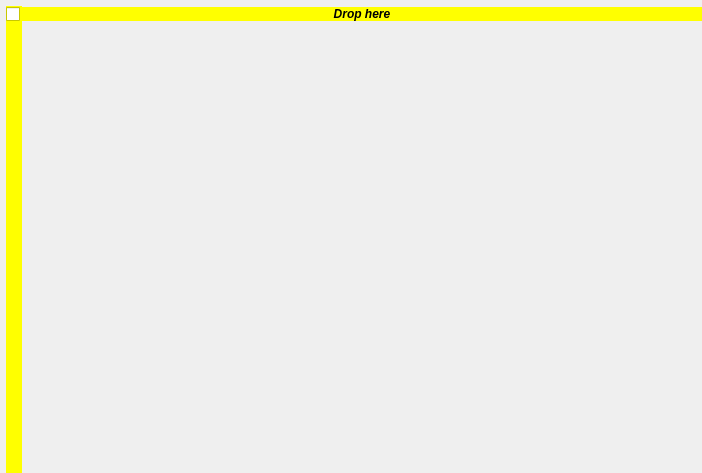
<?xml version="1.0" encoding="UTF-8"?>
<ui version="4.0">
 <class>Form</class>
 <widget class="QWidget" name="Form">
  <property name="geometry">
   <rect>
    <x>0</x>
    <y>0</y>
    <width>702</width>
    <height>473</height>
   </rect>
  </property>
  <property name="acceptDrops">
   <bool>true</bool>
  </property>
  <property name="windowTitle">
   <string>Form</string>
  </property>
  <layout class="QGridLayout" name="gridLayout">
   <property name="leftMargin">
    <number>6</number>
   </property>
   <property name="topMargin">
    <number>6</number>
   </property>
   <property name="rightMargin">
    <number>0</number>
   </property>
   <property name="bottomMargin">
    <number>0</number>
   </property>
   <property name="spacing">
    <number>0</number>
   </property>
   <item row="0" column="0">
    <widget class="QCheckBox" name="collapse">
     <property name="sizePolicy">
      <sizepolicy hsizetype="Fixed" vsizetype="Fixed">
       <horstretch>0</horstretch>
       <verstretch>0</verstretch>
      </sizepolicy>
     </property>
     <property name="minimumSize">
      <size>
       <width>16</width>
       <height>16</height>
      </size>
     </property>
     <property name="maximumSize">
      <size>
       <width>16777215</width>
       <height>16</height>
      </size>
     </property>
     <property name="baseSize">
      <size>
       <width>0</width>
       <height>16</height>
      </size>
     </property>
     <property name="palette">
      <palette>
       <active>
        <colorrole role="WindowText">
         <brush brushstyle="SolidPattern">
          <color alpha="255">
           <red>0</red>
           <green>0</green>
           <blue>0</blue>
          </color>
         </brush>
        </colorrole>
        <colorrole role="Button">
         <brush brushstyle="SolidPattern">
          <color alpha="255">
           <red>255</red>
           <green>255</green>
           <blue>0</blue>
          </color>
         </brush>
        </colorrole>
        <colorrole role="Light">
         <brush brushstyle="SolidPattern">
          <color alpha="255">
           <red>255</red>
           <green>255</green>
           <blue>127</blue>
          </color>
         </brush>
        </colorrole>
        <colorrole role="Midlight">
         <brush brushstyle="SolidPattern">
          <color alpha="255">
           <red>255</red>
           <green>255</green>
           <blue>63</blue>
          </color>
         </brush>
        </colorrole>
        <colorrole role="Dark">
         <brush brushstyle="SolidPattern">
          <color alpha="255">
           <red>127</red>
           <green>127</green>
           <blue>0</blue>
          </color>
         </brush>
        </colorrole>
        <colorrole role="Mid">
         <brush brushstyle="SolidPattern">
          <color alpha="255">
           <red>170</red>
           <green>170</green>
           <blue>0</blue>
          </color>
         </brush>
        </colorrole>
        <colorrole role="Text">
         <brush brushstyle="SolidPattern">
          <color alpha="255">
           <red>0</red>
           <green>0</green>
           <blue>0</blue>
          </color>
         </brush>
        </colorrole>
        <colorrole role="BrightText">
         <brush brushstyle="SolidPattern">
          <color alpha="255">
           <red>255</red>
           <green>255</green>
           <blue>255</blue>
          </color>
         </brush>
        </colorrole>
        <colorrole role="ButtonText">
         <brush brushstyle="SolidPattern">
          <color alpha="255">
           <red>0</red>
           <green>0</green>
           <blue>0</blue>
          </color>
         </brush>
        </colorrole>
        <colorrole role="Base">
         <brush brushstyle="SolidPattern">
          <color alpha="255">
           <red>255</red>
           <green>255</green>
           <blue>255</blue>
          </color>
         </brush>
        </colorrole>
        <colorrole role="Window">
         <brush brushstyle="SolidPattern">
          <color alpha="255">
           <red>255</red>
           <green>255</green>
           <blue>0</blue>
          </color>
         </brush>
        </colorrole>
        <colorrole role="Shadow">
         <brush brushstyle="SolidPattern">
          <color alpha="255">
           <red>0</red>
           <green>0</green>
           <blue>0</blue>
          </color>
         </brush>
        </colorrole>
        <colorrole role="AlternateBase">
         <brush brushstyle="SolidPattern">
          <color alpha="255">
           <red>255</red>
           <green>255</green>
           <blue>127</blue>
          </color>
         </brush>
        </colorrole>
        <colorrole role="ToolTipBase">
         <brush brushstyle="SolidPattern">
          <color alpha="255">
           <red>255</red>
           <green>255</green>
           <blue>220</blue>
          </color>
         </brush>
        </colorrole>
        <colorrole role="ToolTipText">
         <brush brushstyle="SolidPattern">
          <color alpha="255">
           <red>0</red>
           <green>0</green>
           <blue>0</blue>
          </color>
         </brush>
        </colorrole>
       </active>
       <inactive>
        <colorrole role="WindowText">
         <brush brushstyle="SolidPattern">
          <color alpha="255">
           <red>0</red>
           <green>0</green>
           <blue>0</blue>
          </color>
         </brush>
        </colorrole>
        <colorrole role="Button">
         <brush brushstyle="SolidPattern">
          <color alpha="255">
           <red>255</red>
           <green>255</green>
           <blue>0</blue>
          </color>
         </brush>
        </colorrole>
        <colorrole role="Light">
         <brush brushstyle="SolidPattern">
          <color alpha="255">
           <red>255</red>
           <green>255</green>
           <blue>127</blue>
          </color>
         </brush>
        </colorrole>
        <colorrole role="Midlight">
         <brush brushstyle="SolidPattern">
          <color alpha="255">
           <red>255</red>
           <green>255</green>
           <blue>63</blue>
          </color>
         </brush>
        </colorrole>
        <colorrole role="Dark">
         <brush brushstyle="SolidPattern">
          <color alpha="255">
           <red>127</red>
           <green>127</green>
           <blue>0</blue>
          </color>
         </brush>
        </colorrole>
        <colorrole role="Mid">
         <brush brushstyle="SolidPattern">
          <color alpha="255">
           <red>170</red>
           <green>170</green>
           <blue>0</blue>
          </color>
         </brush>
        </colorrole>
        <colorrole role="Text">
         <brush brushstyle="SolidPattern">
          <color alpha="255">
           <red>0</red>
           <green>0</green>
           <blue>0</blue>
          </color>
         </brush>
        </colorrole>
        <colorrole role="BrightText">
         <brush brushstyle="SolidPattern">
          <color alpha="255">
           <red>255</red>
           <green>255</green>
           <blue>255</blue>
          </color>
         </brush>
        </colorrole>
        <colorrole role="ButtonText">
         <brush brushstyle="SolidPattern">
          <color alpha="255">
           <red>0</red>
           <green>0</green>
           <blue>0</blue>
          </color>
         </brush>
        </colorrole>
        <colorrole role="Base">
         <brush brushstyle="SolidPattern">
          <color alpha="255">
           <red>255</red>
           <green>255</green>
           <blue>255</blue>
          </color>
         </brush>
        </colorrole>
        <colorrole role="Window">
         <brush brushstyle="SolidPattern">
          <color alpha="255">
           <red>255</red>
           <green>255</green>
           <blue>0</blue>
          </color>
         </brush>
        </colorrole>
        <colorrole role="Shadow">
         <brush brushstyle="SolidPattern">
          <color alpha="255">
           <red>0</red>
           <green>0</green>
           <blue>0</blue>
          </color>
         </brush>
        </colorrole>
        <colorrole role="AlternateBase">
         <brush brushstyle="SolidPattern">
          <color alpha="255">
           <red>255</red>
           <green>255</green>
           <blue>127</blue>
          </color>
         </brush>
        </colorrole>
        <colorrole role="ToolTipBase">
         <brush brushstyle="SolidPattern">
          <color alpha="255">
           <red>255</red>
           <green>255</green>
           <blue>220</blue>
          </color>
         </brush>
        </colorrole>
        <colorrole role="ToolTipText">
         <brush brushstyle="SolidPattern">
          <color alpha="255">
           <red>0</red>
           <green>0</green>
           <blue>0</blue>
          </color>
         </brush>
        </colorrole>
       </inactive>
       <disabled>
        <colorrole role="WindowText">
         <brush brushstyle="SolidPattern">
          <color alpha="255">
           <red>127</red>
           <green>127</green>
           <blue>0</blue>
          </color>
         </brush>
        </colorrole>
        <colorrole role="Button">
         <brush brushstyle="SolidPattern">
          <color alpha="255">
           <red>255</red>
           <green>255</green>
           <blue>0</blue>
          </color>
         </brush>
        </colorrole>
        <colorrole role="Light">
         <brush brushstyle="SolidPattern">
          <color alpha="255">
           <red>255</red>
           <green>255</green>
           <blue>127</blue>
          </color>
         </brush>
        </colorrole>
        <colorrole role="Midlight">
         <brush brushstyle="SolidPattern">
          <color alpha="255">
           <red>255</red>
           <green>255</green>
           <blue>63</blue>
          </color>
         </brush>
        </colorrole>
        <colorrole role="Dark">
         <brush brushstyle="SolidPattern">
          <color alpha="255">
           <red>127</red>
           <green>127</green>
           <blue>0</blue>
          </color>
         </brush>
        </colorrole>
        <colorrole role="Mid">
         <brush brushstyle="SolidPattern">
          <color alpha="255">
           <red>170</red>
           <green>170</green>
           <blue>0</blue>
          </color>
         </brush>
        </colorrole>
        <colorrole role="Text">
         <brush brushstyle="SolidPattern">
          <color alpha="255">
           <red>127</red>
           <green>127</green>
           <blue>0</blue>
          </color>
         </brush>
        </colorrole>
        <colorrole role="BrightText">
         <brush brushstyle="SolidPattern">
          <color alpha="255">
           <red>255</red>
           <green>255</green>
           <blue>255</blue>
          </color>
         </brush>
        </colorrole>
        <colorrole role="ButtonText">
         <brush brushstyle="SolidPattern">
          <color alpha="255">
           <red>127</red>
           <green>127</green>
           <blue>0</blue>
          </color>
         </brush>
        </colorrole>
        <colorrole role="Base">
         <brush brushstyle="SolidPattern">
          <color alpha="255">
           <red>255</red>
           <green>255</green>
           <blue>0</blue>
          </color>
         </brush>
        </colorrole>
        <colorrole role="Window">
         <brush brushstyle="SolidPattern">
          <color alpha="255">
           <red>255</red>
           <green>255</green>
           <blue>0</blue>
          </color>
         </brush>
        </colorrole>
        <colorrole role="Shadow">
         <brush brushstyle="SolidPattern">
          <color alpha="255">
           <red>0</red>
           <green>0</green>
           <blue>0</blue>
          </color>
         </brush>
        </colorrole>
        <colorrole role="AlternateBase">
         <brush brushstyle="SolidPattern">
          <color alpha="255">
           <red>255</red>
           <green>255</green>
           <blue>0</blue>
          </color>
         </brush>
        </colorrole>
        <colorrole role="ToolTipBase">
         <brush brushstyle="SolidPattern">
          <color alpha="255">
           <red>255</red>
           <green>255</green>
           <blue>220</blue>
          </color>
         </brush>
        </colorrole>
        <colorrole role="ToolTipText">
         <brush brushstyle="SolidPattern">
          <color alpha="255">
           <red>0</red>
           <green>0</green>
           <blue>0</blue>
          </color>
         </brush>
        </colorrole>
       </disabled>
      </palette>
     </property>
     <property name="autoFillBackground">
      <bool>true</bool>
     </property>
     <property name="text">
      <string/>
     </property>
    </widget>
   </item>
   <item row="0" column="1">
    <widget class="QLabel" name="experimentName">
     <property name="sizePolicy">
      <sizepolicy hsizetype="Preferred" vsizetype="Fixed">
       <horstretch>0</horstretch>
       <verstretch>0</verstretch>
      </sizepolicy>
     </property>
     <property name="palette">
      <palette>
       <active>
        <colorrole role="WindowText">
         <brush brushstyle="SolidPattern">
          <color alpha="255">
           <red>0</red>
           <green>0</green>
           <blue>0</blue>
          </color>
         </brush>
        </colorrole>
        <colorrole role="Button">
         <brush brushstyle="SolidPattern">
          <color alpha="255">
           <red>255</red>
           <green>255</green>
           <blue>0</blue>
          </color>
         </brush>
        </colorrole>
        <colorrole role="Light">
         <brush brushstyle="SolidPattern">
          <color alpha="255">
           <red>255</red>
           <green>255</green>
           <blue>127</blue>
          </color>
         </brush>
        </colorrole>
        <colorrole role="Midlight">
         <brush brushstyle="SolidPattern">
          <color alpha="255">
           <red>255</red>
           <green>255</green>
           <blue>63</blue>
          </color>
         </brush>
        </colorrole>
        <colorrole role="Dark">
         <brush brushstyle="SolidPattern">
          <color alpha="255">
           <red>127</red>
           <green>127</green>
           <blue>0</blue>
          </color>
         </brush>
        </colorrole>
        <colorrole role="Mid">
         <brush brushstyle="SolidPattern">
          <color alpha="255">
           <red>170</red>
           <green>170</green>
           <blue>0</blue>
          </color>
         </brush>
        </colorrole>
        <colorrole role="Text">
         <brush brushstyle="SolidPattern">
          <color alpha="255">
           <red>0</red>
           <green>0</green>
           <blue>0</blue>
          </color>
         </brush>
        </colorrole>
        <colorrole role="BrightText">
         <brush brushstyle="SolidPattern">
          <color alpha="255">
           <red>255</red>
           <green>255</green>
           <blue>255</blue>
          </color>
         </brush>
        </colorrole>
        <colorrole role="ButtonText">
         <brush brushstyle="SolidPattern">
          <color alpha="255">
           <red>0</red>
           <green>0</green>
           <blue>0</blue>
          </color>
         </brush>
        </colorrole>
        <colorrole role="Base">
         <brush brushstyle="SolidPattern">
          <color alpha="255">
           <red>255</red>
           <green>255</green>
           <blue>255</blue>
          </color>
         </brush>
        </colorrole>
        <colorrole role="Window">
         <brush brushstyle="SolidPattern">
          <color alpha="255">
           <red>255</red>
           <green>255</green>
           <blue>0</blue>
          </color>
         </brush>
        </colorrole>
        <colorrole role="Shadow">
         <brush brushstyle="SolidPattern">
          <color alpha="255">
           <red>0</red>
           <green>0</green>
           <blue>0</blue>
          </color>
         </brush>
        </colorrole>
        <colorrole role="AlternateBase">
         <brush brushstyle="SolidPattern">
          <color alpha="255">
           <red>255</red>
           <green>255</green>
           <blue>127</blue>
          </color>
         </brush>
        </colorrole>
        <colorrole role="ToolTipBase">
         <brush brushstyle="SolidPattern">
          <color alpha="255">
           <red>255</red>
           <green>255</green>
           <blue>220</blue>
          </color>
         </brush>
        </colorrole>
        <colorrole role="ToolTipText">
         <brush brushstyle="SolidPattern">
          <color alpha="255">
           <red>0</red>
           <green>0</green>
           <blue>0</blue>
          </color>
         </brush>
        </colorrole>
       </active>
       <inactive>
        <colorrole role="WindowText">
         <brush brushstyle="SolidPattern">
          <color alpha="255">
           <red>0</red>
           <green>0</green>
           <blue>0</blue>
          </color>
         </brush>
        </colorrole>
        <colorrole role="Button">
         <brush brushstyle="SolidPattern">
          <color alpha="255">
           <red>255</red>
           <green>255</green>
           <blue>0</blue>
          </color>
         </brush>
        </colorrole>
        <colorrole role="Light">
         <brush brushstyle="SolidPattern">
          <color alpha="255">
           <red>255</red>
           <green>255</green>
           <blue>127</blue>
          </color>
         </brush>
        </colorrole>
        <colorrole role="Midlight">
         <brush brushstyle="SolidPattern">
          <color alpha="255">
           <red>255</red>
           <green>255</green>
           <blue>63</blue>
          </color>
         </brush>
        </colorrole>
        <colorrole role="Dark">
         <brush brushstyle="SolidPattern">
          <color alpha="255">
           <red>127</red>
           <green>127</green>
           <blue>0</blue>
          </color>
         </brush>
        </colorrole>
        <colorrole role="Mid">
         <brush brushstyle="SolidPattern">
          <color alpha="255">
           <red>170</red>
           <green>170</green>
           <blue>0</blue>
          </color>
         </brush>
        </colorrole>
        <colorrole role="Text">
         <brush brushstyle="SolidPattern">
          <color alpha="255">
           <red>0</red>
           <green>0</green>
           <blue>0</blue>
          </color>
         </brush>
        </colorrole>
        <colorrole role="BrightText">
         <brush brushstyle="SolidPattern">
          <color alpha="255">
           <red>255</red>
           <green>255</green>
           <blue>255</blue>
          </color>
         </brush>
        </colorrole>
        <colorrole role="ButtonText">
         <brush brushstyle="SolidPattern">
          <color alpha="255">
           <red>0</red>
           <green>0</green>
           <blue>0</blue>
          </color>
         </brush>
        </colorrole>
        <colorrole role="Base">
         <brush brushstyle="SolidPattern">
          <color alpha="255">
           <red>255</red>
           <green>255</green>
           <blue>255</blue>
          </color>
         </brush>
        </colorrole>
        <colorrole role="Window">
         <brush brushstyle="SolidPattern">
          <color alpha="255">
           <red>255</red>
           <green>255</green>
           <blue>0</blue>
          </color>
         </brush>
        </colorrole>
        <colorrole role="Shadow">
         <brush brushstyle="SolidPattern">
          <color alpha="255">
           <red>0</red>
           <green>0</green>
           <blue>0</blue>
          </color>
         </brush>
        </colorrole>
        <colorrole role="AlternateBase">
         <brush brushstyle="SolidPattern">
          <color alpha="255">
           <red>255</red>
           <green>255</green>
           <blue>127</blue>
          </color>
         </brush>
        </colorrole>
        <colorrole role="ToolTipBase">
         <brush brushstyle="SolidPattern">
          <color alpha="255">
           <red>255</red>
           <green>255</green>
           <blue>220</blue>
          </color>
         </brush>
        </colorrole>
        <colorrole role="ToolTipText">
         <brush brushstyle="SolidPattern">
          <color alpha="255">
           <red>0</red>
           <green>0</green>
           <blue>0</blue>
          </color>
         </brush>
        </colorrole>
       </inactive>
       <disabled>
        <colorrole role="WindowText">
         <brush brushstyle="SolidPattern">
          <color alpha="255">
           <red>127</red>
           <green>127</green>
           <blue>0</blue>
          </color>
         </brush>
        </colorrole>
        <colorrole role="Button">
         <brush brushstyle="SolidPattern">
          <color alpha="255">
           <red>255</red>
           <green>255</green>
           <blue>0</blue>
          </color>
         </brush>
        </colorrole>
        <colorrole role="Light">
         <brush brushstyle="SolidPattern">
          <color alpha="255">
           <red>255</red>
           <green>255</green>
           <blue>127</blue>
          </color>
         </brush>
        </colorrole>
        <colorrole role="Midlight">
         <brush brushstyle="SolidPattern">
          <color alpha="255">
           <red>255</red>
           <green>255</green>
           <blue>63</blue>
          </color>
         </brush>
        </colorrole>
        <colorrole role="Dark">
         <brush brushstyle="SolidPattern">
          <color alpha="255">
           <red>127</red>
           <green>127</green>
           <blue>0</blue>
          </color>
         </brush>
        </colorrole>
        <colorrole role="Mid">
         <brush brushstyle="SolidPattern">
          <color alpha="255">
           <red>170</red>
           <green>170</green>
           <blue>0</blue>
          </color>
         </brush>
        </colorrole>
        <colorrole role="Text">
         <brush brushstyle="SolidPattern">
          <color alpha="255">
           <red>127</red>
           <green>127</green>
           <blue>0</blue>
          </color>
         </brush>
        </colorrole>
        <colorrole role="BrightText">
         <brush brushstyle="SolidPattern">
          <color alpha="255">
           <red>255</red>
           <green>255</green>
           <blue>255</blue>
          </color>
         </brush>
        </colorrole>
        <colorrole role="ButtonText">
         <brush brushstyle="SolidPattern">
          <color alpha="255">
           <red>127</red>
           <green>127</green>
           <blue>0</blue>
          </color>
         </brush>
        </colorrole>
        <colorrole role="Base">
         <brush brushstyle="SolidPattern">
          <color alpha="255">
           <red>255</red>
           <green>255</green>
           <blue>0</blue>
          </color>
         </brush>
        </colorrole>
        <colorrole role="Window">
         <brush brushstyle="SolidPattern">
          <color alpha="255">
           <red>255</red>
           <green>255</green>
           <blue>0</blue>
          </color>
         </brush>
        </colorrole>
        <colorrole role="Shadow">
         <brush brushstyle="SolidPattern">
          <color alpha="255">
           <red>0</red>
           <green>0</green>
           <blue>0</blue>
          </color>
         </brush>
        </colorrole>
        <colorrole role="AlternateBase">
         <brush brushstyle="SolidPattern">
          <color alpha="255">
           <red>255</red>
           <green>255</green>
           <blue>0</blue>
          </color>
         </brush>
        </colorrole>
        <colorrole role="ToolTipBase">
         <brush brushstyle="SolidPattern">
          <color alpha="255">
           <red>255</red>
           <green>255</green>
           <blue>220</blue>
          </color>
         </brush>
        </colorrole>
        <colorrole role="ToolTipText">
         <brush brushstyle="SolidPattern">
          <color alpha="255">
           <red>0</red>
           <green>0</green>
           <blue>0</blue>
          </color>
         </brush>
        </colorrole>
       </disabled>
      </palette>
     </property>
     <property name="font">
      <font>
       <weight>75</weight>
       <italic>true</italic>
       <bold>true</bold>
      </font>
     </property>
     <property name="autoFillBackground">
      <bool>true</bool>
     </property>
     <property name="text">
      <string>Drop here</string>
     </property>
     <property name="alignment">
      <set>Qt::AlignCenter</set>
     </property>
    </widget>
   </item>
   <item row="1" column="0">
    <widget class="QLabel" name="experimentNameSideways">
     <property name="sizePolicy">
      <sizepolicy hsizetype="Fixed" vsizetype="Preferred">
       <horstretch>0</horstretch>
       <verstretch>0</verstretch>
      </sizepolicy>
     </property>
     <property name="minimumSize">
      <size>
       <width>16</width>
       <height>40</height>
      </size>
     </property>
     <property name="palette">
      <palette>
       <active>
        <colorrole role="WindowText">
         <brush brushstyle="SolidPattern">
          <color alpha="255">
           <red>0</red>
           <green>0</green>
           <blue>0</blue>
          </color>
         </brush>
        </colorrole>
        <colorrole role="Button">
         <brush brushstyle="SolidPattern">
          <color alpha="255">
           <red>255</red>
           <green>255</green>
           <blue>0</blue>
          </color>
         </brush>
        </colorrole>
        <colorrole role="Light">
         <brush brushstyle="SolidPattern">
          <color alpha="255">
           <red>255</red>
           <green>255</green>
           <blue>127</blue>
          </color>
         </brush>
        </colorrole>
        <colorrole role="Midlight">
         <brush brushstyle="SolidPattern">
          <color alpha="255">
           <red>255</red>
           <green>255</green>
           <blue>63</blue>
          </color>
         </brush>
        </colorrole>
        <colorrole role="Dark">
         <brush brushstyle="SolidPattern">
          <color alpha="255">
           <red>127</red>
           <green>127</green>
           <blue>0</blue>
          </color>
         </brush>
        </colorrole>
        <colorrole role="Mid">
         <brush brushstyle="SolidPattern">
          <color alpha="255">
           <red>170</red>
           <green>170</green>
           <blue>0</blue>
          </color>
         </brush>
        </colorrole>
        <colorrole role="Text">
         <brush brushstyle="SolidPattern">
          <color alpha="255">
           <red>0</red>
           <green>0</green>
           <blue>0</blue>
          </color>
         </brush>
        </colorrole>
        <colorrole role="BrightText">
         <brush brushstyle="SolidPattern">
          <color alpha="255">
           <red>255</red>
           <green>255</green>
           <blue>255</blue>
          </color>
         </brush>
        </colorrole>
        <colorrole role="ButtonText">
         <brush brushstyle="SolidPattern">
          <color alpha="255">
           <red>0</red>
           <green>0</green>
           <blue>0</blue>
          </color>
         </brush>
        </colorrole>
        <colorrole role="Base">
         <brush brushstyle="SolidPattern">
          <color alpha="255">
           <red>255</red>
           <green>255</green>
           <blue>255</blue>
          </color>
         </brush>
        </colorrole>
        <colorrole role="Window">
         <brush brushstyle="SolidPattern">
          <color alpha="255">
           <red>255</red>
           <green>255</green>
           <blue>0</blue>
          </color>
         </brush>
        </colorrole>
        <colorrole role="Shadow">
         <brush brushstyle="SolidPattern">
          <color alpha="255">
           <red>0</red>
           <green>0</green>
           <blue>0</blue>
          </color>
         </brush>
        </colorrole>
        <colorrole role="AlternateBase">
         <brush brushstyle="SolidPattern">
          <color alpha="255">
           <red>255</red>
           <green>255</green>
           <blue>127</blue>
          </color>
         </brush>
        </colorrole>
        <colorrole role="ToolTipBase">
         <brush brushstyle="SolidPattern">
          <color alpha="255">
           <red>255</red>
           <green>255</green>
           <blue>220</blue>
          </color>
         </brush>
        </colorrole>
        <colorrole role="ToolTipText">
         <brush brushstyle="SolidPattern">
          <color alpha="255">
           <red>0</red>
           <green>0</green>
           <blue>0</blue>
          </color>
         </brush>
        </colorrole>
       </active>
       <inactive>
        <colorrole role="WindowText">
         <brush brushstyle="SolidPattern">
          <color alpha="255">
           <red>0</red>
           <green>0</green>
           <blue>0</blue>
          </color>
         </brush>
        </colorrole>
        <colorrole role="Button">
         <brush brushstyle="SolidPattern">
          <color alpha="255">
           <red>255</red>
           <green>255</green>
           <blue>0</blue>
          </color>
         </brush>
        </colorrole>
        <colorrole role="Light">
         <brush brushstyle="SolidPattern">
          <color alpha="255">
           <red>255</red>
           <green>255</green>
           <blue>127</blue>
          </color>
         </brush>
        </colorrole>
        <colorrole role="Midlight">
         <brush brushstyle="SolidPattern">
          <color alpha="255">
           <red>255</red>
           <green>255</green>
           <blue>63</blue>
          </color>
         </brush>
        </colorrole>
        <colorrole role="Dark">
         <brush brushstyle="SolidPattern">
          <color alpha="255">
           <red>127</red>
           <green>127</green>
           <blue>0</blue>
          </color>
         </brush>
        </colorrole>
        <colorrole role="Mid">
         <brush brushstyle="SolidPattern">
          <color alpha="255">
           <red>170</red>
           <green>170</green>
           <blue>0</blue>
          </color>
         </brush>
        </colorrole>
        <colorrole role="Text">
         <brush brushstyle="SolidPattern">
          <color alpha="255">
           <red>0</red>
           <green>0</green>
           <blue>0</blue>
          </color>
         </brush>
        </colorrole>
        <colorrole role="BrightText">
         <brush brushstyle="SolidPattern">
          <color alpha="255">
           <red>255</red>
           <green>255</green>
           <blue>255</blue>
          </color>
         </brush>
        </colorrole>
        <colorrole role="ButtonText">
         <brush brushstyle="SolidPattern">
          <color alpha="255">
           <red>0</red>
           <green>0</green>
           <blue>0</blue>
          </color>
         </brush>
        </colorrole>
        <colorrole role="Base">
         <brush brushstyle="SolidPattern">
          <color alpha="255">
           <red>255</red>
           <green>255</green>
           <blue>255</blue>
          </color>
         </brush>
        </colorrole>
        <colorrole role="Window">
         <brush brushstyle="SolidPattern">
          <color alpha="255">
           <red>255</red>
           <green>255</green>
           <blue>0</blue>
          </color>
         </brush>
        </colorrole>
        <colorrole role="Shadow">
         <brush brushstyle="SolidPattern">
          <color alpha="255">
           <red>0</red>
           <green>0</green>
           <blue>0</blue>
          </color>
         </brush>
        </colorrole>
        <colorrole role="AlternateBase">
         <brush brushstyle="SolidPattern">
          <color alpha="255">
           <red>255</red>
           <green>255</green>
           <blue>127</blue>
          </color>
         </brush>
        </colorrole>
        <colorrole role="ToolTipBase">
         <brush brushstyle="SolidPattern">
          <color alpha="255">
           <red>255</red>
           <green>255</green>
           <blue>220</blue>
          </color>
         </brush>
        </colorrole>
        <colorrole role="ToolTipText">
         <brush brushstyle="SolidPattern">
          <color alpha="255">
           <red>0</red>
           <green>0</green>
           <blue>0</blue>
          </color>
         </brush>
        </colorrole>
       </inactive>
       <disabled>
        <colorrole role="WindowText">
         <brush brushstyle="SolidPattern">
          <color alpha="255">
           <red>127</red>
           <green>127</green>
           <blue>0</blue>
          </color>
         </brush>
        </colorrole>
        <colorrole role="Button">
         <brush brushstyle="SolidPattern">
          <color alpha="255">
           <red>255</red>
           <green>255</green>
           <blue>0</blue>
          </color>
         </brush>
        </colorrole>
        <colorrole role="Light">
         <brush brushstyle="SolidPattern">
          <color alpha="255">
           <red>255</red>
           <green>255</green>
           <blue>127</blue>
          </color>
         </brush>
        </colorrole>
        <colorrole role="Midlight">
         <brush brushstyle="SolidPattern">
          <color alpha="255">
           <red>255</red>
           <green>255</green>
           <blue>63</blue>
          </color>
         </brush>
        </colorrole>
        <colorrole role="Dark">
         <brush brushstyle="SolidPattern">
          <color alpha="255">
           <red>127</red>
           <green>127</green>
           <blue>0</blue>
          </color>
         </brush>
        </colorrole>
        <colorrole role="Mid">
         <brush brushstyle="SolidPattern">
          <color alpha="255">
           <red>170</red>
           <green>170</green>
           <blue>0</blue>
          </color>
         </brush>
        </colorrole>
        <colorrole role="Text">
         <brush brushstyle="SolidPattern">
          <color alpha="255">
           <red>127</red>
           <green>127</green>
           <blue>0</blue>
          </color>
         </brush>
        </colorrole>
        <colorrole role="BrightText">
         <brush brushstyle="SolidPattern">
          <color alpha="255">
           <red>255</red>
           <green>255</green>
           <blue>255</blue>
          </color>
         </brush>
        </colorrole>
        <colorrole role="ButtonText">
         <brush brushstyle="SolidPattern">
          <color alpha="255">
           <red>127</red>
           <green>127</green>
           <blue>0</blue>
          </color>
         </brush>
        </colorrole>
        <colorrole role="Base">
         <brush brushstyle="SolidPattern">
          <color alpha="255">
           <red>255</red>
           <green>255</green>
           <blue>0</blue>
          </color>
         </brush>
        </colorrole>
        <colorrole role="Window">
         <brush brushstyle="SolidPattern">
          <color alpha="255">
           <red>255</red>
           <green>255</green>
           <blue>0</blue>
          </color>
         </brush>
        </colorrole>
        <colorrole role="Shadow">
         <brush brushstyle="SolidPattern">
          <color alpha="255">
           <red>0</red>
           <green>0</green>
           <blue>0</blue>
          </color>
         </brush>
        </colorrole>
        <colorrole role="AlternateBase">
         <brush brushstyle="SolidPattern">
          <color alpha="255">
           <red>255</red>
           <green>255</green>
           <blue>0</blue>
          </color>
         </brush>
        </colorrole>
        <colorrole role="ToolTipBase">
         <brush brushstyle="SolidPattern">
          <color alpha="255">
           <red>255</red>
           <green>255</green>
           <blue>220</blue>
          </color>
         </brush>
        </colorrole>
        <colorrole role="ToolTipText">
         <brush brushstyle="SolidPattern">
          <color alpha="255">
           <red>0</red>
           <green>0</green>
           <blue>0</blue>
          </color>
         </brush>
        </colorrole>
       </disabled>
      </palette>
     </property>
     <property name="font">
      <font>
       <weight>75</weight>
       <bold>true</bold>
      </font>
     </property>
     <property name="autoFillBackground">
      <bool>true</bool>
     </property>
     <property name="styleSheet">
      <string notr="true"/>
     </property>
     <property name="text">
      <string/>
     </property>
     <property name="alignment">
      <set>Qt::AlignCenter</set>
     </property>
    </widget>
   </item>
   <item row="1" column="1">
    <widget class="QWidget" name="widget" native="true"/>
   </item>
  </layout>
 </widget>
 <resources/>
 <connections/>
</ui>
